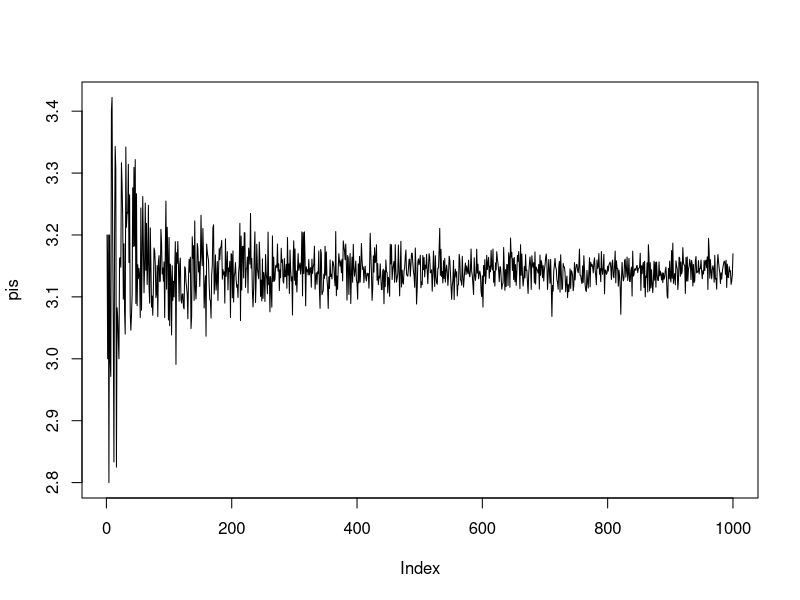
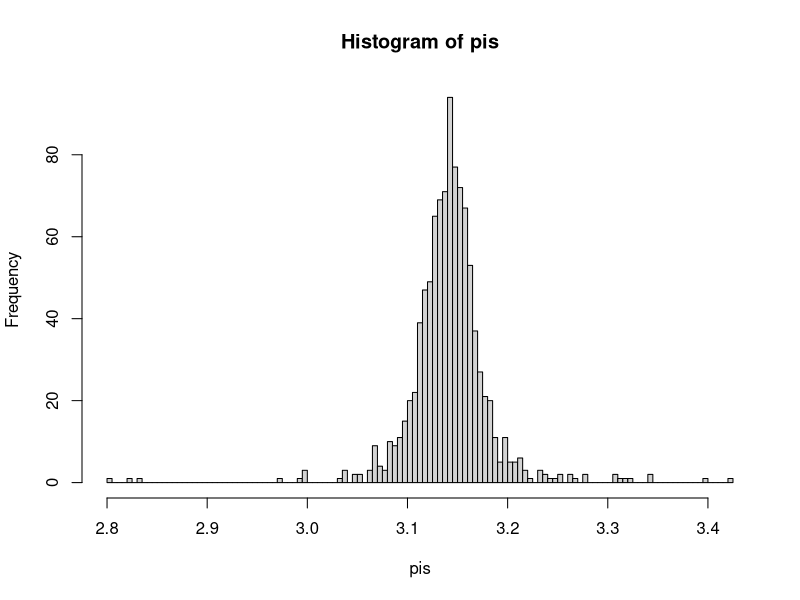
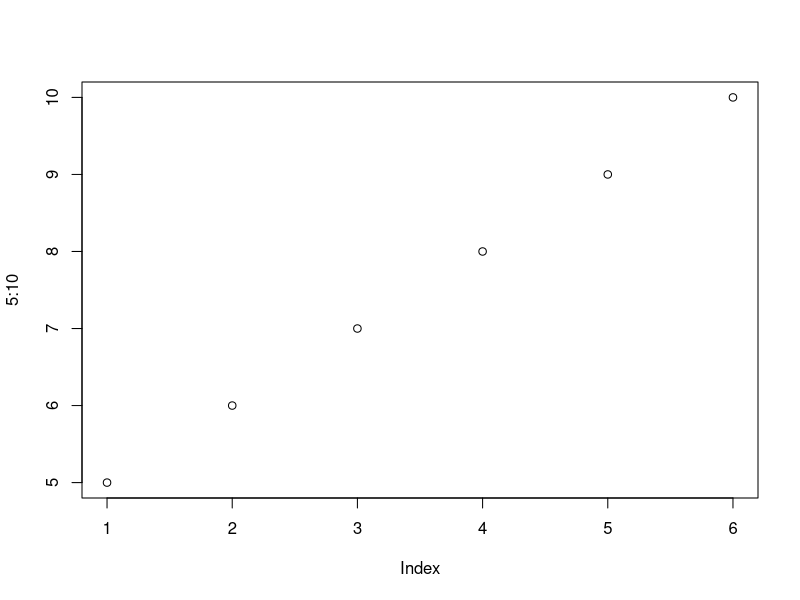
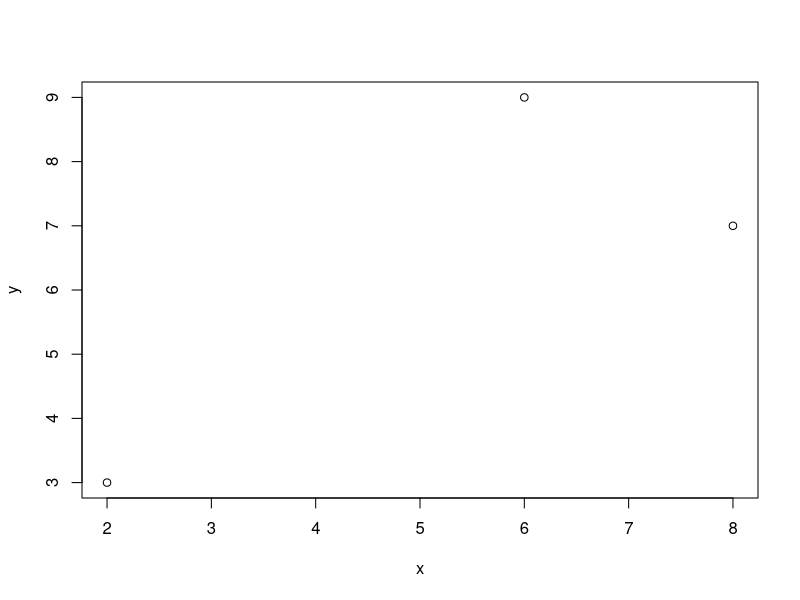
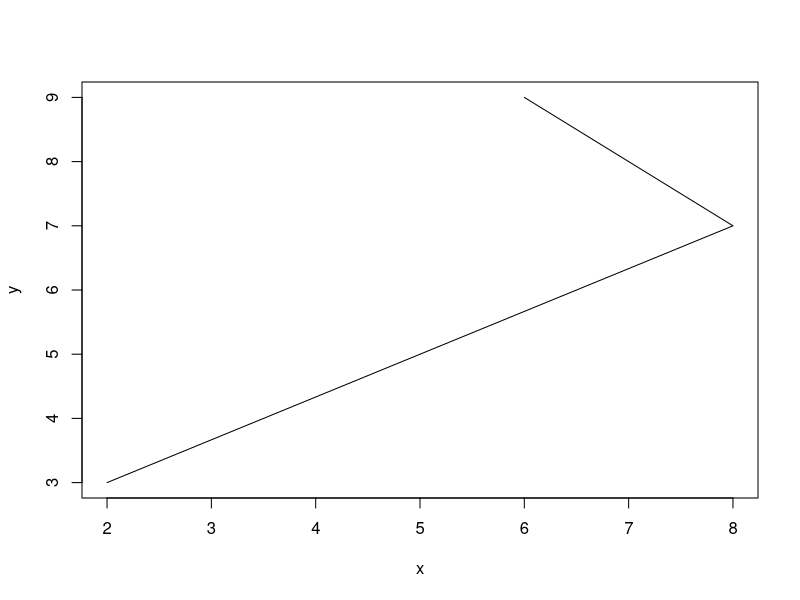
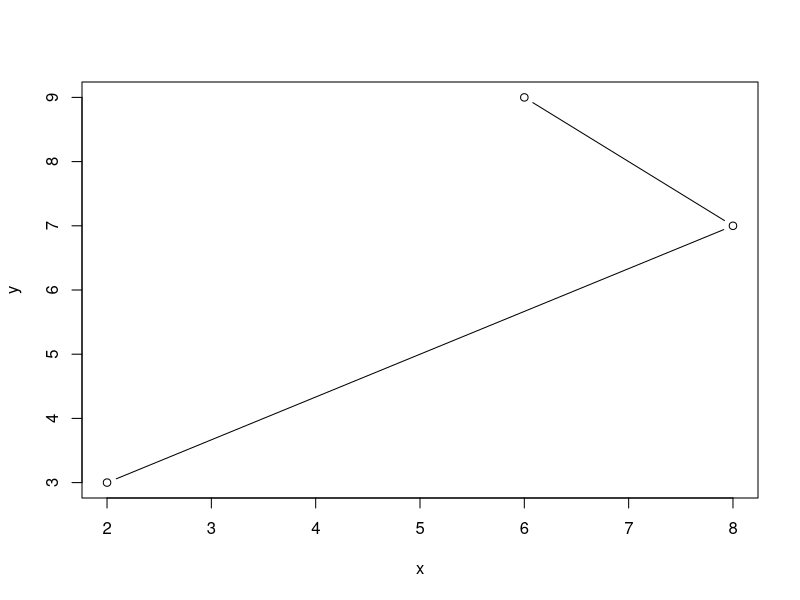
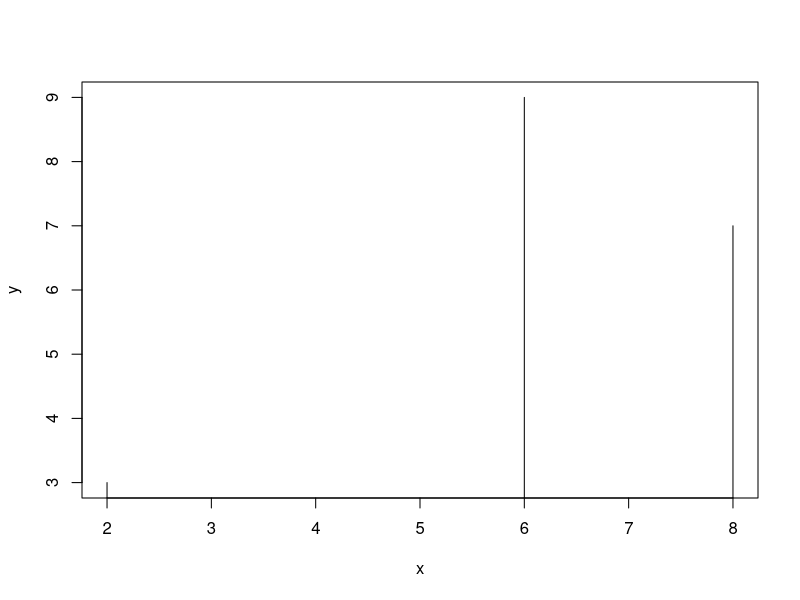
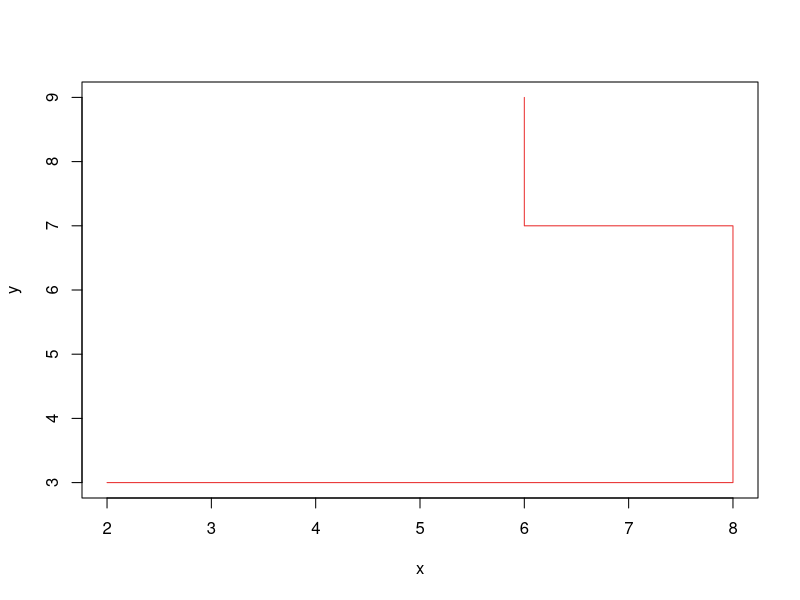

R code for these plots, in order: (Note: this script raises an error after producing the figures.)
#For - циклы с подсчетом повторов
y=c()
for (i in 1:100)
{
  x=i+2
  y=c(y,x)
}
y
l = list(1:10,-2:10,-9:-3,400:1000, 120:190)
mn=c()
for (i in 1:length(l))
{
  mn=c(mn,mean(l[[i]]))
}
mn
#Вычисление числа Пи методом Монтекарло
x=runif(100000,-1,1)
y=runif(100000,-1,1)
Pi=0
Nr=0
Ns=0
for (i in 1:100000)
{
  
  if ((x[i]^2+y[i]^2)>1)
  { 
    Ns=Ns+1
  }
  else
  {
    Nr=Nr+1
  }
}
Pi=4*Nr/(Ns+Nr)
Pi
#другой способ (красиво)
pis=c()
for (i in seq(10,10000,10))
{ x=runif(i,-1,1)
y=runif(i,-1,1)
z=table(x^2+y^2<=1)
my_p=4*z[2]/i
pis=c(pis,my_p)
}
plot(pis,type="l")
hist(pis,nclas=100)
mean(pis)
#Задание: Взяв iris data.frame, для первых двух колонок получить список содержащий матрицы для каждого ряда со значениями строки и суммы колоник без учета данных строки
#iris
l=list()
for (i in 1:length(iris[,1]))
{
  v=c(iris[i,1],sum(iris[,1])-iris[i,1],iris[i,2],sum(iris[,2])-iris[i,2])
  dim(v)=c(2,2)
  l2=list(v)
  l=c(l,l2)
}
l
#Функция Apply
#apply(data.frame(),1 or 2,FUNCTION)1 - функция будет применена к каждой строке 2 - к каждой колонке
apply(iris[,1:4],2,sum)
tapply(iris$Sepal.Length, iris$Species, sum)
#Базовая графика - функция plot(x,y)
x=c(2,8,6)
y=c(3,7,9)
plot(5:10)
plot(x,y)
plot(x,y, type="l")
plot(x,y, type="b")
plot(x,y,type="h")
plot(x,y,type="s", col=rgb(.90,.10,.10,.9))
plot(seq(-10,10,.01),sin(seq(-10,10,.01)), type="h")
plot(seq(-10,10,.01), sin(seq(-10,10,.01)), col=rgb(.90,.10,.10,.9), type="h", xlim=c(-20,20), ylim=c(-5,5))
plot(seq(-10,10,.01),sin(seq(-10,10,.01)), col=rgb(.90,.10,.10,.9), type="h", xlim=c(-20,20), ylim=c(-5,5),main="My first cos(x)",xlab="x",ylab="sin(x)")
plot(seq(-10,10,.01),sin(seq(-10,10,.01)), col=rgb(.90,.10,.10,.9), type="l", xlim=c(-20,20), ylim=c(-5,5),main="My first cos(x)",xlab="x",ylab="sin(x)",lwd=.4)
plot(seq(-10,10,.01),sin(seq(-10,10,.01)), col=rgb(.90,.10,.10,.9), type="l", xlim=c(-20,20), ylim=c(-5,5),main="My first cos(x)",xlab="x",ylab="sin(x)",lwd=4, lty=4)
plot(seq(-10,10,.01),sin(seq(-10,10,.01)), col=rgb(.90,.10,.10,.9), type="b", xlim=c(-20,20), ylim=c(-5,5),main="My first cos(x)",xlab="x",ylab="sin(x)",lwd=4, lty=4, pch=4)
plot(seq(-10,10,.01),sin(seq(-10,10,.01)), type="l")
lines(seq(-10,10,.01),rep(c(0),2001), type="l", col="red")
x=(seq(-10,10,.01))
plot(x, (1-x^2)^.5, type="l",ylim=c(1,-1), xlim=c(-1,1))
lines(x, -((1-x^2)^.5))
lines(rep(c(0),401),seq(-2,2,.01))
lines(seq(-2,2,.01),rep(c(0),401))
#Пакет ggplot2
#содержимое mtcars с помощью функции str()
str(mtcars)
ggplot(mtcars, aes(x = cyl, y = mpg))+
  geom_point()
#cyl как фактор
ggplot(mtcars, aes(x = factor(cyl), y = mpg)) +
  geom_point()
#Точечная диаграмма
ggplot(mtcars, aes(x = wt, y = mpg)) +
  geom_point()
#ggplot умеет автоматически создавать легенды для категориальных переменных, например когда вы задаете ею цвето точек
ggplot(mtcars, aes(x = wt, y = mpg, col = disp)) +
  geom_point()
ggplot(mtcars, aes(x = wt, y = mpg, size = disp)) +
  geom_point()
#Добавим geom_point() и geom_smooth() через символ +
ggplot(diamonds, aes(x = carat, y = price)) + geom_point() + geom_smooth()
ggplot(diamonds, aes(x = carat, y = price)) +
  geom_point() +
  geom_smooth()
ggplot(diamonds, aes(x = carat, y = price)) +  geom_smooth()
ggplot(diamonds, aes(x = carat, y = price, col=clarity)) +
  geom_smooth()
ggplot(diamonds, aes(x = carat, y = price, col=clarity)) +
  geom_point(alpha = 0.4)
dia_plot = ggplot(diamonds, aes(x = carat, y = price))
dia_plot + geom_point()
dia_plot + geom_point(aes(col=clarity))
